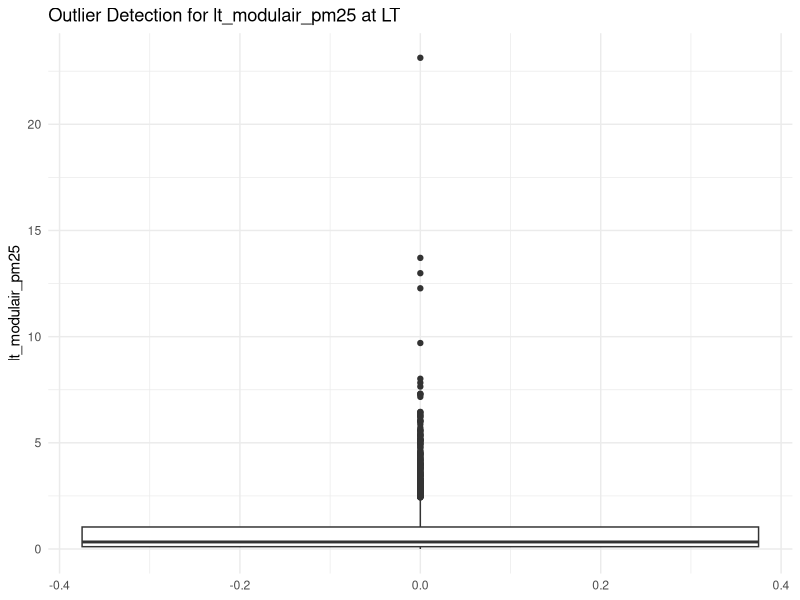
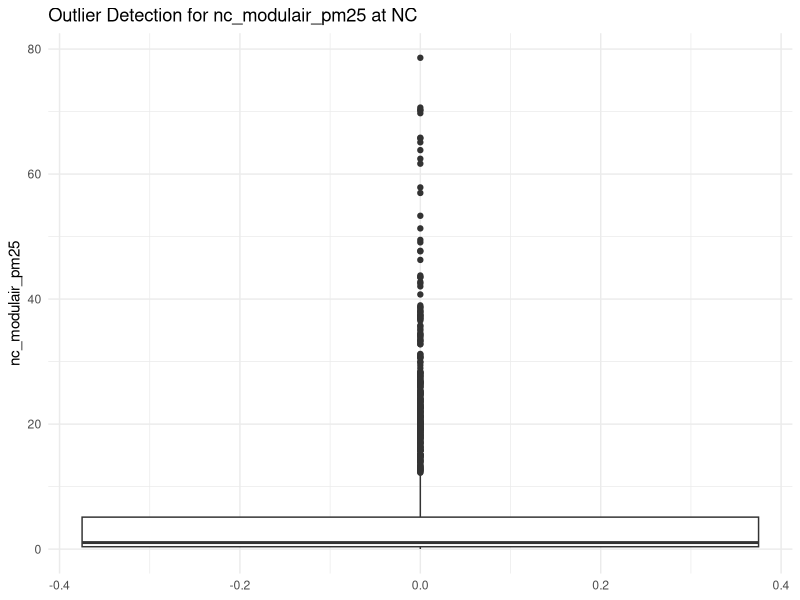
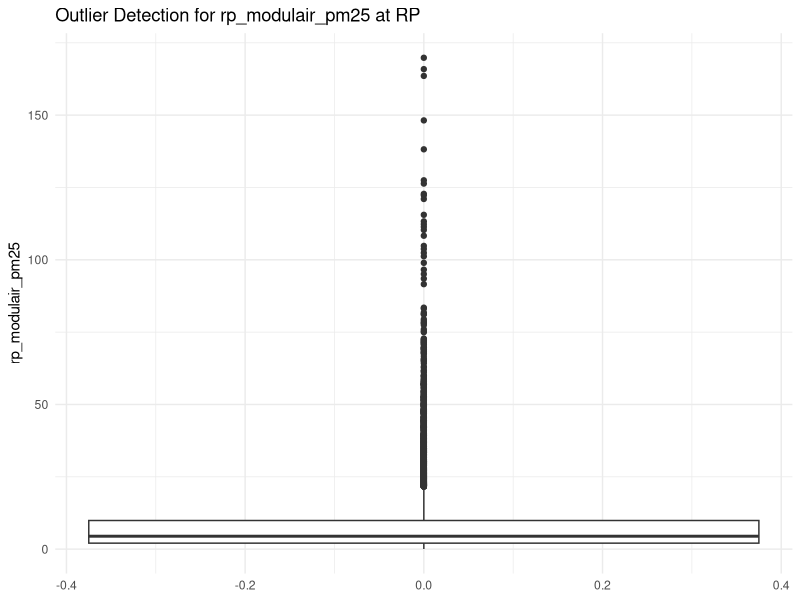
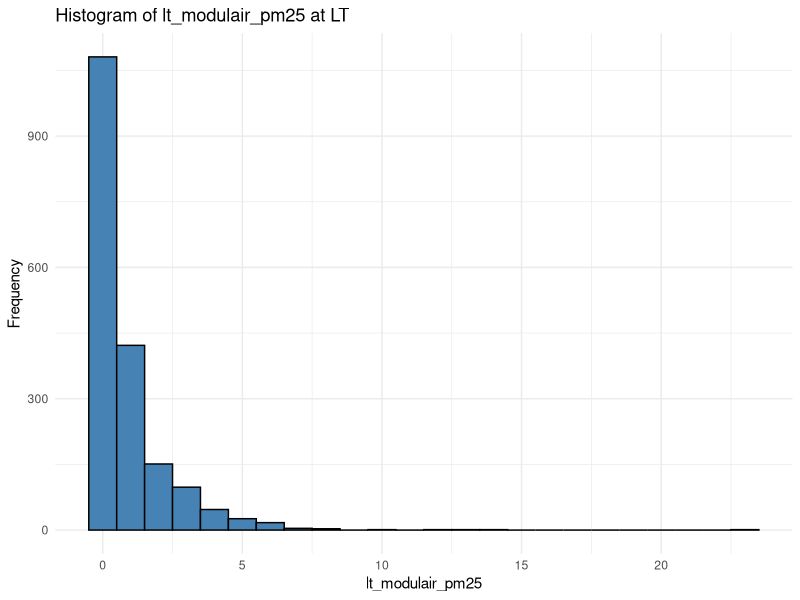
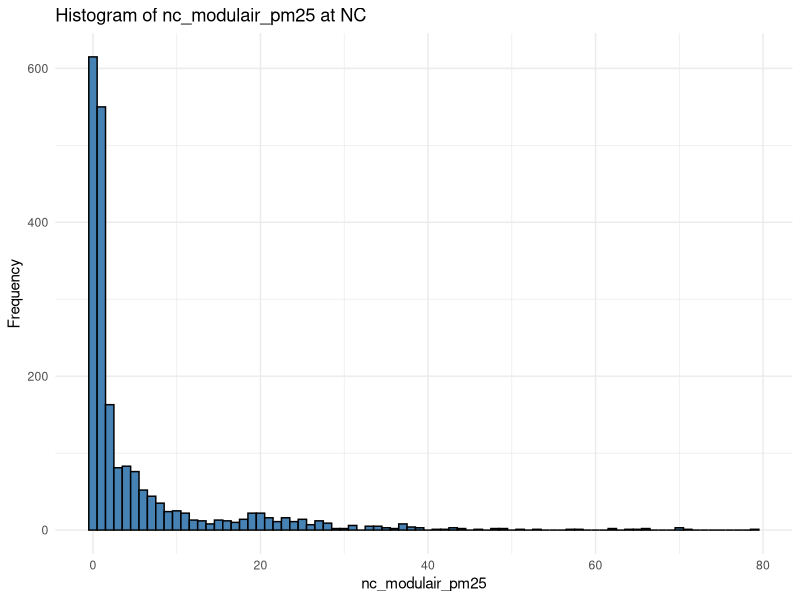
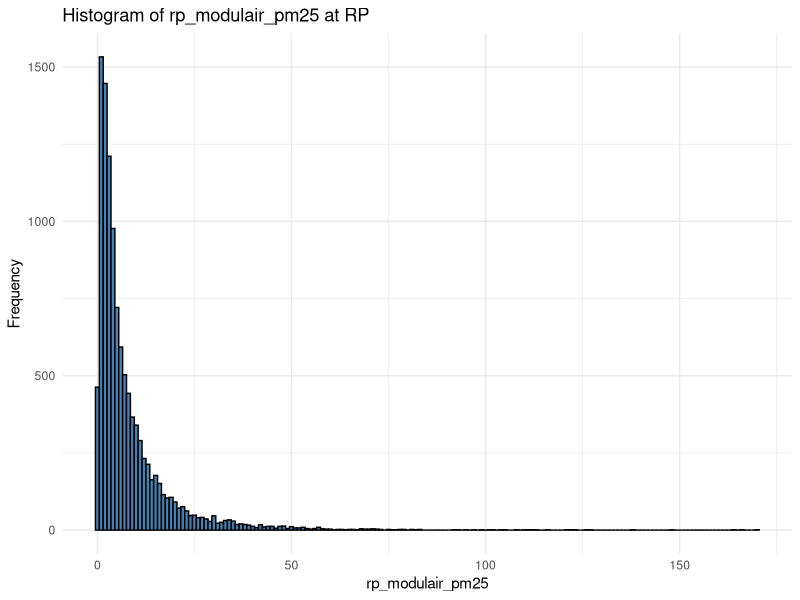

Reproduce these figures in R, in order.
## ---- chunk 1
knitr::opts_chunk$set(echo = TRUE)
## ---- chunk 2
library(tidyverse)
library(lubridate)
library(readxl)
## ---- chunk 3
# Define file paths (update these paths as needed)
lt_data <- read_excel("../data/LT_data.xlsx")
nc_data <- read_excel("../data/NC_data.xlsx")
rp_data <- read_excel("../data/RP_data.xlsx")

# Standardizing column names to lowercase
lt_data <- rename_with(lt_data, tolower)
nc_data <- rename_with(nc_data, tolower)
rp_data <- rename_with(rp_data, tolower)
## ---- chunk 4
lt_data <- lt_data %>% mutate(datetime = as_datetime(datetime))
nc_data <- nc_data %>% mutate(datetime = as_datetime(datetime))
rp_data <- rp_data %>% mutate(datetime = as_datetime(datetime))

# View data structures
glimpse(lt_data)
glimpse(nc_data)
glimpse(rp_data)
## ---- chunk 5
check_time_gaps <- function(data, site_name) {
  data %>%
    arrange(datetime) %>%  # Ensures data is sorted chronologically
    mutate(time_diff = difftime(datetime, lag(datetime), units = "hours")) %>%  # Computes time difference
    count(time_diff, name = "count") %>%  # Counts occurrences of each unique time gap
    mutate(site = site_name)  # Adds a site identifier
}


lt_gaps <- check_time_gaps(lt_data, "LT")
nc_gaps <- check_time_gaps(nc_data, "NC")
rp_gaps <- check_time_gaps(rp_data, "RP")

time_gaps <- bind_rows(lt_gaps, nc_gaps, rp_gaps)
time_gaps
## ---- chunk 6
compute_missing_summary <- function(data, site_name) {
  fem_col <- names(data)[str_detect(names(data), "thermo|1020|1022|fem_avg")] %>% first() # Selects the first matching FEM column
  mod_col <- names(data)[str_detect(names(data), "modulair_pm25")] %>% first()
  rh_col <- names(data)[str_detect(names(data), "modulair_rh")] %>% first()
  temp_col <- names(data)[str_detect(names(data), "modulair_tempc")] %>% first()
  
  data %>%
    summarise(
      site = site_name,
      missing_pm25_fem = sum(is.na(.data[[fem_col]])),
      missing_pm25_mod = sum(is.na(.data[[mod_col]])),
      missing_rh = sum(is.na(.data[[rh_col]])),
      missing_temp = sum(is.na(.data[[temp_col]]))
    )
}

lt_missing <- compute_missing_summary(lt_data, "LT")
nc_missing <- compute_missing_summary(nc_data, "NC")
rp_missing <- compute_missing_summary(rp_data, "RP")

missing_table <- bind_rows(lt_missing, nc_missing, rp_missing)
missing_table
## ---- chunk 7
# Function to visualize outliers with boxplots
plot_outliers <- function(data, column, site_name) {
  ggplot(data, aes(y = .data[[column]])) +
    geom_boxplot() +
    labs(title = paste("Outlier Detection for", column, "at", site_name),
         y = column) +
    theme_minimal()
}

# Generate outlier plots for PM2.5 concentrations
plot_outliers(lt_data, "lt_modulair_pm25", "LT")
plot_outliers(nc_data, "nc_modulair_pm25", "NC")
plot_outliers(rp_data, "rp_modulair_pm25", "RP")

# Generate histograms to visualize distributions
plot_histogram <- function(data, column, site_name) {
  ggplot(data, aes(x = .data[[column]])) +
    geom_histogram(binwidth = 1, fill = "steelblue", color = "black") +
    labs(title = paste("Histogram of", column, "at", site_name),
         x = column, y = "Frequency") +
    theme_minimal()
}

plot_histogram(lt_data, "lt_modulair_pm25", "LT")
plot_histogram(nc_data, "nc_modulair_pm25", "NC")
plot_histogram(rp_data, "rp_modulair_pm25", "RP")
